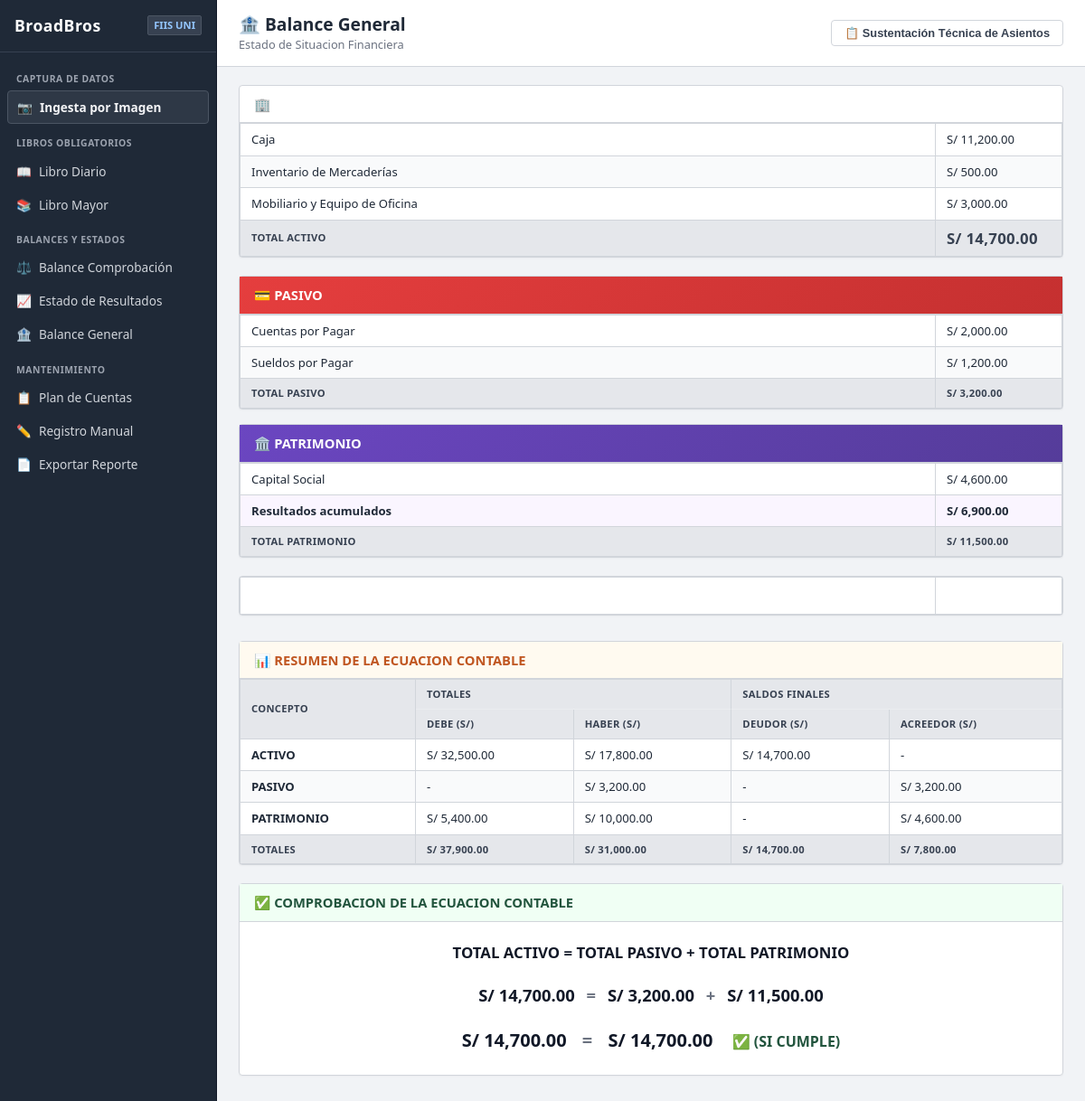
The page /reportes/balance-general/ on the database its author committed.
### core/models.py (models this page shows, shortened)
class CuentaContable(models.Model):
    TIPO_CHOICES = [
        ('activo', 'Activo'),
        ('pasivo', 'Pasivo'),
        ('patrimonio', 'Patrimonio'),
        ('ingreso', 'Ingreso'),
        ('gasto', 'Gasto'),
    ]
    SUBCATEGORIA_CHOICES = [
        ('', 'General'),
        ('costo_ventas', 'Costo de Ventas'),
        ('gasto_operativo', 'Gasto Operativo'),
        ('gasto_financiero', 'Gasto Financiero'),
        ('otro_ingreso', 'Otro Ingreso'),
        ('otro_gasto', 'Otro Gasto'),
    ]
    codigo = models.CharField(max_length=20, unique=True, verbose_name='Código')
    nombre = models.CharField(max_length=200, verbose_name='Nombre')
    tipo = models.CharField(max_length=20, choices=TIPO_CHOICES, verbose_name='Tipo')
    subcategoria = models.CharField(
        max_length=20,
        choices=SUBCATEGORIA_CHOICES,
        blank=True,
        default='',
        verbose_name='Subcategoría (EE.RR.)'
    )
    class Meta:
        ordering = ['codigo']
        verbose_name = 'Cuenta Contable'
        verbose_name_plural = 'Cuentas Contables'

### core/views.py (the view)
# urls.py: path('reportes/balance-general/', views.balance_general, name='balance_general'),
def balance_general(request):
    def calcular_saldos_por_tipo(tipo_cuenta, deudora=True):
        cuentas = CuentaContable.objects.filter(tipo=tipo_cuenta)
        items = []
        total = Decimal('0')
        for cuenta in cuentas:
            t_debe = cuenta.movimientos.filter(tipo='debe').aggregate(
                total=Sum('monto'))['total'] or Decimal('0')
            t_haber = cuenta.movimientos.filter(tipo='haber').aggregate(
                total=Sum('monto'))['total'] or Decimal('0')
            saldo = (t_debe - t_haber) if deudora else (t_haber - t_debe)
            if saldo != 0:
                items.append({'cuenta': cuenta, 'saldo': saldo})
                total += saldo
        return items, total
    activos, total_activos = calcular_saldos_por_tipo('activo', deudora=True)
    pasivos, total_pasivos = calcular_saldos_por_tipo('pasivo', deudora=False)
    patrimonio, total_patrimonio = calcular_saldos_por_tipo('patrimonio', deudora=False)
    _, total_ingresos = calcular_saldos_por_tipo('ingreso', deudora=False)
    _, total_gastos = calcular_saldos_por_tipo('gasto', deudora=True)
    resultados_acumulados = total_ingresos - total_gastos
    total_patrimonio_con_resultados = total_patrimonio + resultados_acumulados
    total_pasivo_patrimonio = total_pasivos + total_patrimonio_con_resultados
    esta_balanceado = total_activos == total_pasivo_patrimonio
    def totales_debe_haber(tipo_cuenta):
        cuentas = CuentaContable.objects.filter(tipo=tipo_cuenta)
        total_d = Decimal('0')
        total_h = Decimal('0')
        for c in cuentas:
            td = c.movimientos.filter(tipo='debe').aggregate(
                total=Sum('monto'))['total'] or Decimal('0')
            th = c.movimientos.filter(tipo='haber').aggregate(
                total=Sum('monto'))['total'] or Decimal('0')
            total_d += td
            total_h += th
        return total_d, total_h
    activo_debe, activo_haber = totales_debe_haber('activo')
    pasivo_debe, pasivo_haber = totales_debe_haber('pasivo')
    patrimonio_debe, patrimonio_haber = totales_debe_haber('patrimonio')
    ecuacion_resumen = [
        {
            'concepto': 'ACTIVO',
            'debe': activo_debe, 'haber': activo_haber,
            'saldo_deudor': activo_debe - activo_haber if activo_debe >= activo_haber else Decimal('0'),
            'saldo_acreedor': activo_haber - activo_debe if activo_haber > activo_debe else Decimal('0'),
        },
        {
            'concepto': 'PASIVO',
            'debe': pasivo_debe, 'haber': pasivo_haber,
            'saldo_deudor': pasivo_debe - pasivo_haber if pasivo_debe >= pasivo_haber else Decimal('0'),
            'saldo_acreedor': pasivo_haber - pasivo_debe if pasivo_haber > pasivo_debe else Decimal('0'),
        },
        {
            'concepto': 'PATRIMONIO',
            'debe': patrimonio_debe, 'haber': patrimonio_haber,
            'saldo_deudor': patrimonio_debe - patrimonio_haber if patrimonio_debe >= patrimonio_haber else Decimal('0'),
            'saldo_acreedor': patrimonio_haber - patrimonio_debe if patrimonio_haber > patrimonio_debe else Decimal('0'),
        },
    ]
    context = {
        'activos': activos, 'pasivos': pasivos, 'patrimonio': patrimonio,
        'total_activos': total_activos, 'total_pasivos': total_pasivos,
        'total_patrimonio': total_patrimonio, 'resultados_acumulados': resultados_acumulados,
        'es_utilidad': resultados_acumulados >= 0,
        'total_patrimonio_con_resultados': total_patrimonio_con_resultados,
        'total_pasivo_patrimonio': total_pasivo_patrimonio, 'esta_balanceado': esta_balanceado,
        'ecuacion_resumen': ecuacion_resumen,
        'ec_total_debe': sum(e['debe'] for e in ecuacion_resumen),
        'ec_total_haber': sum(e['haber'] for e in ecuacion_resumen),
        'ec_total_deudor': sum(e['saldo_deudor'] for e in ecuacion_resumen),
        'ec_total_acreedor': sum(e['saldo_acreedor'] for e in ecuacion_resumen),
    }
    return render(request, 'balance_general.html', context)

### core/templatetags/contable_tags.py (called while the page is built)
@register.filter
def formato_moneda(valor):
    if valor is None:
        return 'S/ 0.00'
    try:
        valor = Decimal(str(valor))
        return f'S/ {valor:,.2f}'
    except Exception:
        return f'S/ {valor}'

### templates/balance_general.html (shortened to what this page needs)
{% extends 'base.html' %}
{% load contable_tags %}
{% block page_title %}🏦 Balance General{% endblock %}
{% block page_subtitle %}Estado de Situacion Financiera{% endblock %}
{% block content %}
{% if activos or pasivos or patrimonio %}
<div class="balance-grid">
    <div class="balance-column">
        <div class="card">
            <div class="card-header" style="background: linear-gradient(135deg, var(--primary) 0%, var(--primary-light) 100%); color: white;">
                <h3 style="color: white;">🏢 ACTIVO</h3>
            </div>
            <div class="card-body" style="padding: 0;">
                <table>
                    <tbody>
                        {% for item in activos %}
                        <tr>
                            <td>{{ item.cuenta.nombre }}</td>
                            <td class="text-right monto" style="width: 140px;">{{ item.saldo|formato_moneda }}</td>
                        </tr>
                        {% endfor %}
                    </tbody>
                    <tfoot>
                        <tr>
                            <th>TOTAL ACTIVO</th>
                            <th class="text-right monto" style="font-size: 1.05rem;">{{ total_activos|formato_moneda }}</th>
                        </tr>
                    </tfoot>
                </table>
            </div>
        </div>
    </div>
    <div class="balance-column">
        <div class="card" style="margin-bottom: 16px;">
            <div class="card-header" style="background: linear-gradient(135deg, #e53e3e 0%, #c53030 100%); color: white;">
                <h3 style="color: white;">💳 PASIVO</h3>
            </div>
            <div class="card-body" style="padding: 0;">
                <table>
                    <tbody>
                        {% for item in pasivos %}
                        <tr>
                            <td>{{ item.cuenta.nombre }}</td>
                            <td class="text-right monto" style="width: 140px;">{{ item.saldo|formato_moneda }}</td>
                        </tr>
                        {% empty %}
                        <tr>
                            <td colspan="2" class="text-center" style="color: var(--text-muted); padding: 12px;">Sin pasivos registrados</td>
                        </tr>
                        {% endfor %}
                    </tbody>
                    <tfoot>
                        <tr>
                            <th>TOTAL PASIVO</th>
                            <th class="text-right monto">{{ total_pasivos|formato_moneda }}</th>
                        </tr>
                    </tfoot>
                </table>
            </div>
        </div>
        <div class="card">
            <div class="card-header" style="background: linear-gradient(135deg, #6b46c1 0%, #553c9a 100%); color: white;">
                <h3 style="color: white;">🏛️ PATRIMONIO</h3>
            </div>
            <div class="card-body" style="padding: 0;">
                <table>
                    <tbody>
                        {% for item in patrimonio %}
                        <tr>
                            <td>{{ item.cuenta.nombre }}</td>
                            <td class="text-right monto" style="width: 140px;">{{ item.saldo|formato_moneda }}</td>
                        </tr>
                        {% endfor %}
                        <tr style="background: #faf5ff; font-weight: 600;">
                            <td>Resultados acumulados</td>
                            <td class="text-right monto" style="width: 140px;">{{ resultados_acumulados|formato_moneda }}</td>
                        </tr>
                    </tbody>
                    <tfoot>
                        <tr>
                            <th>TOTAL PATRIMONIO</th>
                            <th class="text-right monto">{{ total_patrimonio_con_resultados|formato_moneda }}</th>
                        </tr>
                    </tfoot>
                </table>
            </div>
        </div>
        <div class="card" style="margin-top: 16px;">
            <div class="card-body" style="padding: 0;">
                <table>
                    <tfoot>
                        <tr>
                            <th style="background: var(--primary); color: white; font-size: 0.95rem;">
                            </th>
                            <th class="text-right monto" style="background: var(--primary); color: white; font-size: 1.05rem; width: 140px;">
                            </th>
                        </tr>
                    </tfoot>
                </table>
            </div>
        </div>
    </div>
</div>
<div class="card" style="margin-top: 28px;">
    <div class="card-header" style="background: #fffaf0;">
        <h3 style="color: #c05621;">📊 RESUMEN DE LA ECUACION CONTABLE</h3>
    </div>
    <div class="card-body" style="padding: 0;">
        <div class="table-container">
            <table>
                <thead>
                    <tr>
                        <th rowspan="2" style="vertical-align: middle;">CONCEPTO</th>
                        <th colspan="2" class="text-center" style="border-bottom: 1px solid rgba(255,255,255,0.2);">TOTALES</th>
                        <th colspan="2" class="text-center" style="border-bottom: 1px solid rgba(255,255,255,0.2);">SALDOS FINALES</th>
                    </tr>
                    <tr>
                        <th class="text-right">DEBE (S/)</th>
                        <th class="text-right">HABER (S/)</th>
                        <th class="text-right">DEUDOR (S/)</th>
                        <th class="text-right">ACREEDOR (S/)</th>
                    </tr>
                </thead>
                <tbody>
                    {% for item in ecuacion_resumen %}
                    <tr>
                        <td><strong>{{ item.concepto }}</strong></td>
                        <td class="text-right monto">
                            {% if item.debe %}{{ item.debe|formato_moneda }}{% else %}-{% endif %}
                        </td>
                        <td class="text-right monto">
                            {% if item.haber %}{{ item.haber|formato_moneda }}{% else %}-{% endif %}
                        </td>
                        <td class="text-right monto">
                            {% if item.saldo_deudor %}{{ item.saldo_deudor|formato_moneda }}{% else %}-{% endif %}
                        </td>
                        <td class="text-right monto">
                            {% if item.saldo_acreedor %}{{ item.saldo_acreedor|formato_moneda }}{% else %}-{% endif %}
                        </td>
                    </tr>
                    {% endfor %}
                </tbody>
                <tfoot>
                    <tr>
                        <th>TOTALES</th>
                        <th class="text-right monto">{{ ec_total_debe|formato_moneda }}</th>
                        <th class="text-right monto">{{ ec_total_haber|formato_moneda }}</th>
                        <th class="text-right monto">{{ ec_total_deudor|formato_moneda }}</th>
                        <th class="text-right monto">{{ ec_total_acreedor|formato_moneda }}</th>
                    </tr>
                </tfoot>
            </table>
        </div>
    </div>
</div>
<div class="card" style="margin-top: 20px;">
    <div class="card-header" style="background: {% if esta_balanceado %}#f0fff4{% else %}#fff5f5{% endif %};">
        <h3 style="color: {% if esta_balanceado %}#22543d{% else %}#742a2a{% endif %};">
            {% if esta_balanceado %}✅{% else %}❌{% endif %}
            COMPROBACION DE LA ECUACION CONTABLE
        </h3>
    </div>
    <div class="card-body">
        <div style="text-align: center; font-size: 1.05rem; line-height: 2.2;">
            <div style="font-weight: 700; color: var(--primary); margin-bottom: 8px;">
                TOTAL ACTIVO = TOTAL PASIVO + TOTAL PATRIMONIO
            </div>
            <div style="font-size: 1.15rem; font-weight: 700;">
                <span class="monto">{{ total_activos|formato_moneda }}</span>
                <span style="margin: 0 8px; color: var(--text-light);">=</span>
                <span class="monto">{{ total_pasivos|formato_moneda }}</span>
                <span style="margin: 0 8px; color: var(--text-light);">+</span>
                <span class="monto">{{ total_patrimonio_con_resultados|formato_moneda }}</span>
            </div>
            <div style="font-size: 1.25rem; font-weight: 800; margin-top: 8px;">
                <span class="monto" style="color: var(--primary);">{{ total_activos|formato_moneda }}</span>
                <span style="margin: 0 12px; color: var(--text-light);">=</span>
                <span class="monto" style="color: var(--primary);">{{ total_pasivo_patrimonio|formato_moneda }}</span>
                {% if esta_balanceado %}
                    <span style="margin-left: 16px; color: #22543d; font-size: 1rem;">✅ (SI CUMPLE)</span>
                {% else %}
                    <span style="margin-left: 16px; color: #742a2a; font-size: 1rem;">❌ (NO CUMPLE)</span>
                {% endif %}
            </div>
        </div>
    </div>
</div>
{% endif %}
{% endblock %}

### static/css/style.css (style rules this page uses)
:root { --bg-app: #f1f3f6; --surface-card: #ffffff; --border-color: #d1d5db; --border-subtle: #e5e7eb; --sidebar-bg: #1f2937; --sidebar-hover: #374151; --sidebar-active: #111827; --primary-color: #0f4c81; --primary-hover: #0a3357; --text-primary: #111827; --text-muted: #4b5563; --text-light: #6b7280; --color-debe: #047857; --color-haber: #b91c1c; --radius: 4px; }
* { box-sizing: border-box; margin: 0; padding: 0; }
body { background-color: var(--bg-app); color: var(--text-primary); font-family: 'Segoe UI', Tahoma, Geneva, Verdana, sans-serif; font-size: 13.5px; line-height: 1.4; }
.card { background: var(--surface-card); border: 1px solid var(--border-color); border-radius: var(--radius); margin-bottom: 20px; box-shadow: 0 1px 2px rgba(0,0,0,0.03); }
.card-header { background: #f9fafb; padding: 10px 16px; border-bottom: 1px solid var(--border-color); display: flex; justify-content: space-between; align-items: center; }
.card-header h3, .card-header h4 { font-size: 0.92rem; font-weight: 700; color: #1f2937; }
.card-body { padding: 16px; }
table { width: 100%; border-collapse: collapse; background: #ffffff; font-size: 0.82rem; }
th { background: #e5e7eb; color: #374151; font-weight: 700; text-transform: uppercase; font-size: 0.7rem; letter-spacing: 0.3px; padding: 8px 12px; border: 1px solid var(--border-color); text-align: left; }
td { padding: 8px 12px; border: 1px solid var(--border-color); color: #1f2937; }
tr:nth-child(even) { background-color: #f9fafb; }

### rows shown on the page
CuentaContable: cuenta.nombre "Caja", saldo "S/ 11,200.00"
CuentaContable: cuenta.nombre "Inventario de Mercaderías", saldo "S/ 500.00"
CuentaContable: cuenta.nombre "Mobiliario y Equipo de Oficina", saldo "S/ 3,000.00"
CuentaContable: cuenta.nombre "Cuentas por Pagar", saldo "S/ 2,000.00"
CuentaContable: cuenta.nombre "Sueldos por Pagar", saldo "S/ 1,200.00"
CuentaContable: cuenta.nombre "Capital Social", saldo "S/ 4,600.00"

### other values the page prints
{{ total_activos|formato_moneda }} "S/ 14,700.00"
{{ total_pasivos|formato_moneda }} "S/ 3,200.00"
{{ resultados_acumulados|formato_moneda }} "S/ 6,900.00"
{{ total_patrimonio_con_resultados|formato_moneda }} "S/ 11,500.00"
{{ item.concepto }} "ACTIVO" "PASIVO" "PATRIMONIO"
{{ item.debe|formato_moneda }} "S/ 32,500.00" "S/ 5,400.00"
{{ item.haber|formato_moneda }} "S/ 17,800.00" "S/ 3,200.00" "S/ 10,000.00"
{{ item.saldo_deudor|formato_moneda }} "S/ 14,700.00"
{{ item.saldo_acreedor|formato_moneda }} "S/ 3,200.00" "S/ 4,600.00"
{{ ec_total_debe|formato_moneda }} "S/ 37,900.00"
{{ ec_total_haber|formato_moneda }} "S/ 31,000.00"
{{ ec_total_deudor|formato_moneda }} "S/ 14,700.00"
{{ ec_total_acreedor|formato_moneda }} "S/ 7,800.00"
{{ total_pasivo_patrimonio|formato_moneda }} "S/ 14,700.00"
